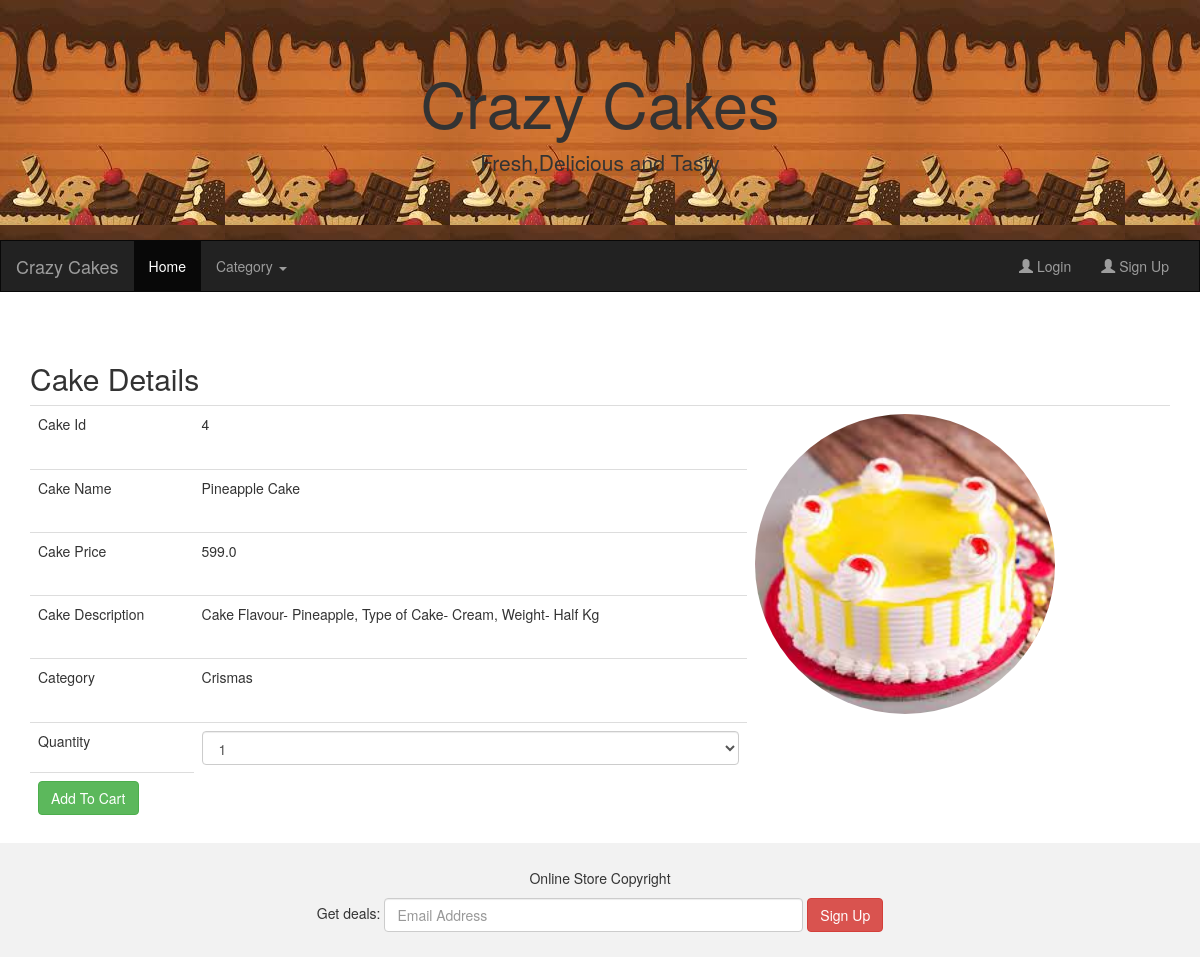
Page /ViewDetails/4 on the committed database.
### AdminApp/models.py (models this page shows)
class Cake(models.Model):
    cake_name =models.CharField(max_length=50)
    price = models.FloatField(default=350)
    description = models.CharField(max_length=100)
    imageurl = models.ImageField(upload_to ='Images',default='abc.jpg')
    category = models.ForeignKey(Category,on_delete=models.CASCADE)
    class Meta:
        db_table = 'Cake'

class Category(models.Model):
    cate_name = models.CharField(max_length=20)
    def __str__(self):
        return self.cate_name
    class Meta:
        db_table = 'Category'

### UserApp/views.py (the view)
# urls.py: path('ViewDetails/<id>',views.ViewDetails),
def ViewDetails(request,id):
    cats = Category.objects.all()
    cake = Cake.objects.get(id=id)
    return render(request,"ViewDetails.html",{"cats":cats,"cake":cake})

### UserApp/templates/ViewDetails.html (shortened to what this page needs)
{%extends "master.html"%}
{%block content%}
<div class="container">
    <h2>Cake Details</h2>
    <form method="post" action="/addToCart">
<table class="table">
    <tr><td>Cake Id</td><td>{{cake.id}}
    </td><td rowspan="5">
        <img src="{{cake.imageurl.url}}" class="img-circle" height="300px" width="300px"/>
    </td></tr>
    <tr><td>Cake Name</td><td>{{cake.cake_name}}</td></tr>
    <tr><td>Cake Price</td><td>{{cake.price}}</td></tr>
    <tr><td>Cake Description</td><td>{{cake.description}}</td></tr>
    <tr><td>Category</td><td>{{cake.category}}</td></tr>
    <tr><td>Quantity</td>
    <td><select name="qty" class="form-control">
        <option>1</option>
    </select></td></tr>
    <tr><td><button type="submit" class="btn btn-success">
        Add To Cart</button></td></tr>
</table>
</form>
</div>
{%endblock%}

### rows in the picture
Cake: id "4", imageurl (picture), cake_name "Pineapple Cake", price "599.0", description "Cake Flavour- Pineapple, Type of Cake- Cream, Weight- Half Kg", category "Crismas"
